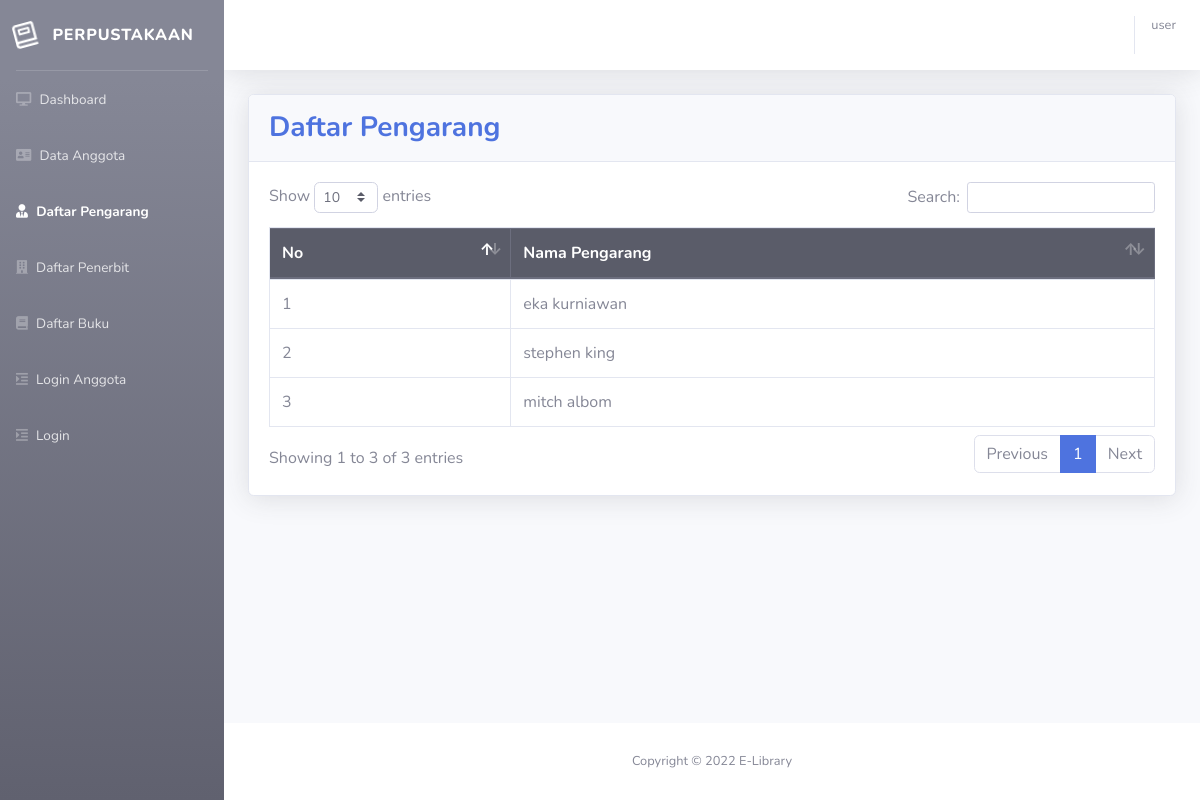
The app's page /pengarang.php with its own data.
### tables this page shows
CREATE TABLE `pengarang` (
  `idpeng` int NOT NULL,
  `nm_pengarang` varchar(40) NOT NULL
);

### fungsi.php (called while the page is built, shortened)
<?php
$servername = "localhost";
$database = "perpustakaan";
$username = "root";
$password = "";
$conn = mysqli_connect($servername, $username, $password, $database);
function tampil($table)
{
    global $conn;
    $result = mysqli_query($conn, "SELECT * FROM $table");
    return $result;
}
?>

### pengarang.php (the view, shortened to what this page needs)
<?php
include 'header.php';
?>
<div class="container-fluid">
    <div class="card shadow mb-4">
        <div class="card-header py-3">
            <h3 class="m-0 font-weight-bold text-primary">
                Daftar Pengarang
            </h3>
        </div>
        <div class="card-body">
            <div class="table-responsive">
                <table class="table table-bordered" id="dataTable" width="100%" cellspacing="0">
                <thead class="thead-dark">
                        <tr>
                            <th>No</th>
                            <th>Nama Pengarang</th>
                        </tr>
                    </thead>
                    <tbody>
                        <?php $no = 1;
                        $row = tampil("pengarang");
                        while ($data = mysqli_fetch_assoc($row)) : ?>
                            <tr >
                                <td><?= $no; ?></td>
                                <td><?= $data["nm_pengarang"]; ?></td>
                               </tr>
                            <?php $no++; ?>
                        <?php endwhile; ?>
                    </tbody>
                </table>
            </div>
        </div>
    </div>
</div>
</div>
<?php include 'footer.php'; ?>

### records on screen
pengarang: nm_pengarang "eka kurniawan"
pengarang: nm_pengarang "stephen king"
pengarang: nm_pengarang "mitch albom"

### other values on screen
$nama "user"
